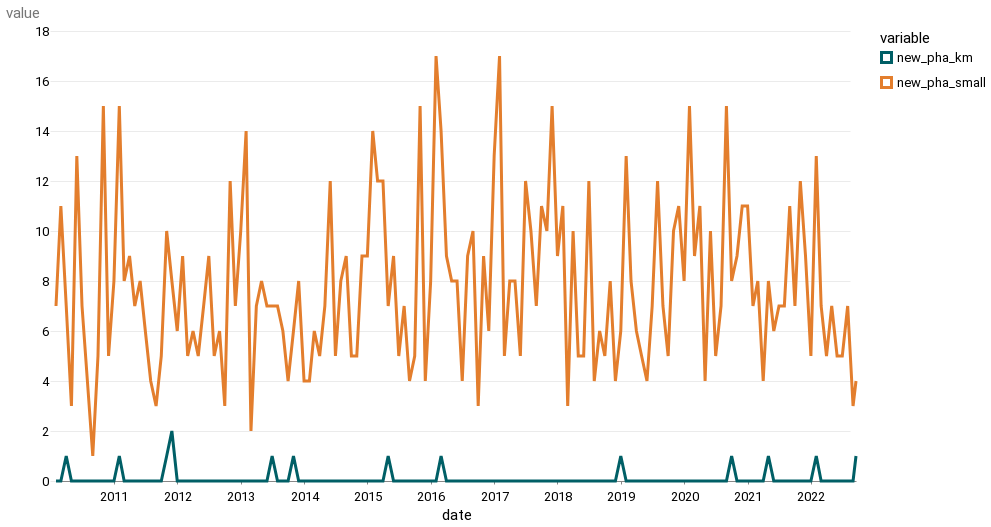

The cell this chart's notebook holds for it:
### Code cell
alt.Chart(new_phas).mark_line().encode(
    x=alt.X("date"), y=alt.Y("value"), color="variable"
)

### Figure 1 — Vega-Lite specification as saved in the notebook (floating-point values rounded to 4 significant figures; data arrays with more than 128 entries replaced by an {"elided": "..."} marker saying what was removed)
{"config": {"view": {"width": 800, "height": 450, "strokeOpacity": 0}, "background": "#ffffff", "title": {"anchor": "start", "font": "Summit Sans", "fontColor": "palette[\"black\"]", "fontSize": 18, "fontWeight": "normal"}, "arc": {"fill": "#00d4d8"}, "area": {"fill": "#00d4d8"}, "line": {"stroke": "#00d4d8", "strokeWidth": 3}, "path": {"stroke": "#00d4d8"}, "rect": {"fill": "#00d4d8"}, "shape": {"stroke": "#00d4d8"}, "bar": {"fill": "#00d4d8"}, "point": {"stroke": "#00d4d8"}, "symbol": {"fill": "#00d4d8", "size": 30}, "axis": {"titleFont": "Roboto", "titleFontSize": 15, "titleFontWeight": "normal", "labelFont": "Roboto, sans", "labelFontSize": 13, "labelFontWeight": "normal"}, "axisX": {"labelAngle": 0, "labelPadding": 6, "tickSize": 3, "grid": false}, "axisY": {"labelBaseline": "middle", "maxExtent": 45, "minExtent": 45, "titleAlign": "left", "titleAngle": 0, "titleX": -45, "titleY": -11, "domainOpacity": 0, "gridWidth": 0.6, "gridColor": "#dddddd", "offset": 6, "tickSize": 0, "titleColor": "#767676"}, "legend": {"titleFont": "Roboto", "titleFontSize": 15, "titleFontWeight": "normal", "symbolType": "square", "labelFont": "Roboto, sans", "labelFontSize": 13}, "range": {"category": ["#005f66", "#e37e2d", "#d64a3b", "#76b0ef", "#c1bc40"], "diverging": ["#e68a4f", "#f4bb6a", "#f9e39c", "#dadfe2", "#a6b7c6", "#849eae"], "heatmap": ["#7ff6f6", "#00eeef", "#00d4d8", "#00abb2", "#00848b", "#fbf2c7", "#00363d"], "ordinal": ["#7ff6f6", "#00eeef", "#00d4d8", "#00abb2", "#00848b", "#fbf2c7", "#00363d"], "ramp": ["#7ff6f6", "#00eeef", "#00d4d8", "#00abb2", "#00848b", "#fbf2c7", "#00363d"]}}, "data": {"name": "data-00354316cfd41bc75264606d35d7cc7d"}, "mark": "line", "encoding": {"color": {"field": "variable", "type": "nominal"}, "x": {"field": "date", "type": "temporal"}, "y": {"field": "value", "type": "quantitative"}}, "$schema": "https://vega.github.io/schema/vega-lite/v4.17.0.json", "datasets": {"data-00354316cfd41bc75264606d35d7cc7d": {"elided": "306 records"}}}
